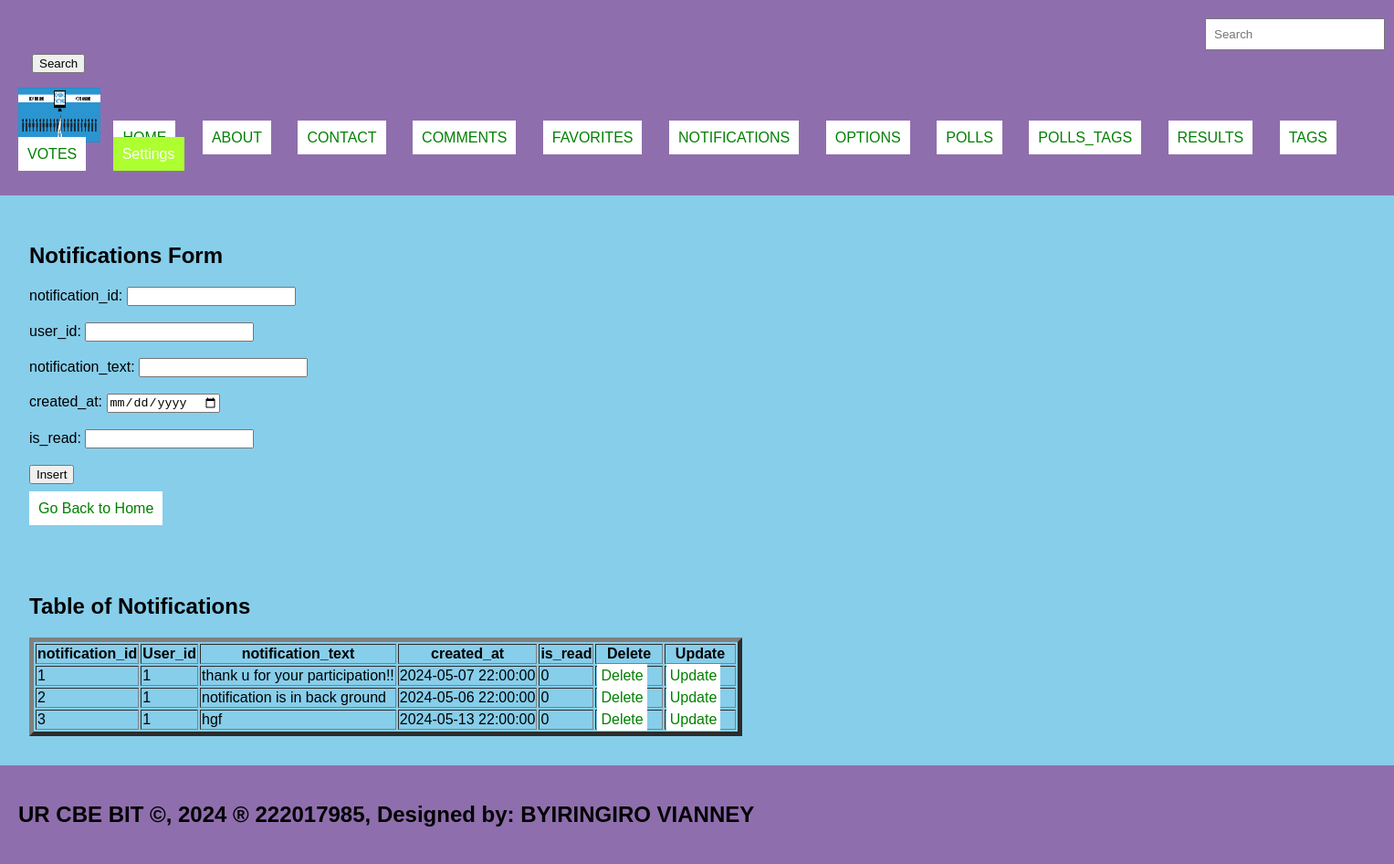
/Notifications.php, run on the app's committed database.
### tables this page shows
CREATE TABLE `notifications` (
  `notification_id` int(11) NOT NULL,
  `user_id` int(11) DEFAULT NULL,
  `notification_text` text DEFAULT NULL,
  `created_at` timestamp NOT NULL DEFAULT current_timestamp(),
  `is_read` tinyint(1) DEFAULT 0
);

### Notifications.php (the view, shortened to what this page needs)
<!DOCTYPE html>
<html lang="en">
<head>
  <link rel="stylesheet" type="text/css" href="style.css" title="style 1" media="screen, tv, projection, handheld, print"/>
</head>
<body bgcolor="skyblue">
<header>
  <form class="d-flex" role="search" action="search.php">
    <input class="form-control me-2" type="search" placeholder="Search" aria-label="Search" name="query">
    <button class="btn btn-outline-success" type="submit">Search</button>
  </form>
  <ul style="list-style-type: none; padding: 0;">
    <li style="display: inline; margin-right: 10px;"><img src="./images/Online-Voting.png" width="90" height="60" alt="Logo"></li>
    <li style="display: inline; margin-right: 10px;"><a href="./home.html">HOME</a></li>
    <li style="display: inline; margin-right: 10px;"><a href="./about.html">ABOUT</a></li>
    <li style="display: inline; margin-right: 10px;"><a href="./contact.html">CONTACT</a></li>
    <li style="display: inline; margin-right: 10px;"><a href="./Comments.php">COMMENTS</a></li>
    <li style="display: inline; margin-right: 10px;"><a href="./Favorites.php">FAVORITES</a></li>
    <li style="display: inline; margin-right: 10px;"><a href="./Notifications.php">NOTIFICATIONS</a></li>
    <li style="display: inline; margin-right: 10px;"><a href="./Options.php">OPTIONS</a></li>
    <li style="display: inline; margin-right: 10px;"><a href="./Polls.php">POLLS</a></li>
    <li style="display: inline; margin-right: 10px;"><a href="./Polls_tags.php">POLLS_TAGS</a></li>
    <li style="display: inline; margin-right: 10px;"><a href="./Results.php">RESULTS</a></li>
    <li style="display: inline; margin-right: 10px;"><a href="./Tags.php">TAGS</a></li>
    <li style="display: inline; margin-right: 10px;"><a href="./Votes.php">VOTES</a></li>
    <li class="dropdown" style="display: inline; margin-right: 10px;">
      <a href="#" style="padding: 10px; color: white; background-color: greenyellow; text-decoration: none; margin-right: 15px;">Settings</a>
    </li>
  </ul>
</header>
<section>
  <h1>Notifications Form</h1>
  <form method="post" action="<?php echo htmlspecialchars($_SERVER["PHP_SELF"]); ?>" onsubmit="return confirmInsert();">
    <label for="Notfid">notification_id:</label>
    <input type="number" id="Notfid" name="notfid"><br><br>
    <label for="userid">user_id:</label>
    <input type="number" id="userid" name="userid" required><br><br>
    <label for="Notftxt">notification_text:</label>
    <input type="text" id="Notftxt" name="notftxt" required><br><br>
    <label for="Creatat">created_at:</label>
    <input type="date" id="Creatat" name="creatat" required><br><br>
    <label for="iread">is_read:</label>
    <input type="text" id="iread" name="iread" required><br><br>
    <input type="submit" name="add" value="Insert"><br><br>
    <a href="./home.html">Go Back to Home</a>
  </form>
</section>
<section>
  <h2>Table of Notifications</h2>
  <table border="5">
    <tr>
      <th>notification_id</th>
      <th>User_id</th>
      <th>notification_text</th>
      <th>created_at</th>
      <th>is_read</th>
      <th>Delete</th>
      <th>Update</th>
    </tr>
    <?php
    include "database_connection.php";
    $sql = "SELECT * FROM notifications";
    $result = $connection->query($sql);
    if ($result->num_rows > 0) {
        while ($row = $result->fetch_assoc()) {
            $Notif_id = $row['notification_id'];
            echo "<tr>
                    <td>" . $row['notification_id'] . "</td>
                    <td>" . $row['user_id'] . "</td>
                    <td>" . $row['notification_text'] . "</td>
                    <td>" . $row['created_at'] . "</td>
                    <td>" . $row['is_read'] . "</td>
                    <td><a style='padding:4px' href='delete_Notifications.php?Notif_id=$Notif_id'>Delete</a></td>
                    <td><a style='padding:4px' href='update_Notifications.php?Notif_id=$Notif_id'>Update</a></td>
                </tr>";
        }
    } else {
        echo "<tr><td colspan='7'>No data found</td></tr>";
    }
    ?>
  </table>
</section>
<footer>
  <marquee>
    <b><h2>UR CBE BIT &copy;, 2024 &reg; 222017985, Designed by: BYIRINGIRO VIANNEY</h2></b>
  </marquee>
</footer>
</body>
</html>

### style.css (style rules this page uses)
body { font-family: Arial, sans-serif; margin: 0; padding: 0; }
header { background-color: #8987; padding: 20px; }
footer { background-color: #8987; padding: 20px; }

### Notifications.php (style rules this page uses)
a { padding: 10px; color: white; background-color: white; text-decoration: none; margin-right: 15px; }
a:link { color: green; }
button.btn { margin-left: 15px; margin-top: 4px; }
input.form-control { margin-left: 1300px; padding: 8px; }
header { background-color: #9067; padding: 20px; }
section { padding:32px; }
footer { background-color: #9067; padding: 20px; }

### data on the page
notifications: notification_id "1", user "1", notification_text "thank u for your participation!!", created_at "2024-05-07 22:00:00", is_read "0"
notifications: notification_id "2", user "1", notification_text "notification is in back ground", created_at "2024-05-06 22:00:00", is_read "0"
notifications: notification_id "3", user "1", notification_text "hgf", created_at "2024-05-13 22:00:00", is_read "0"
